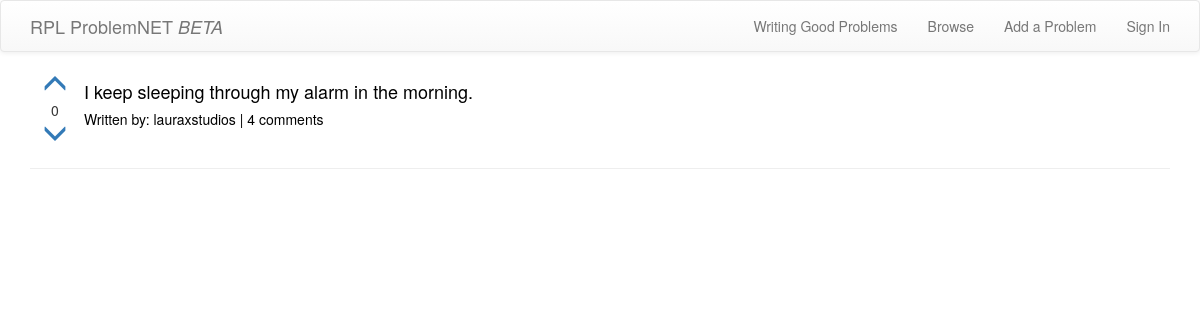
The app's page /browse/, older data.
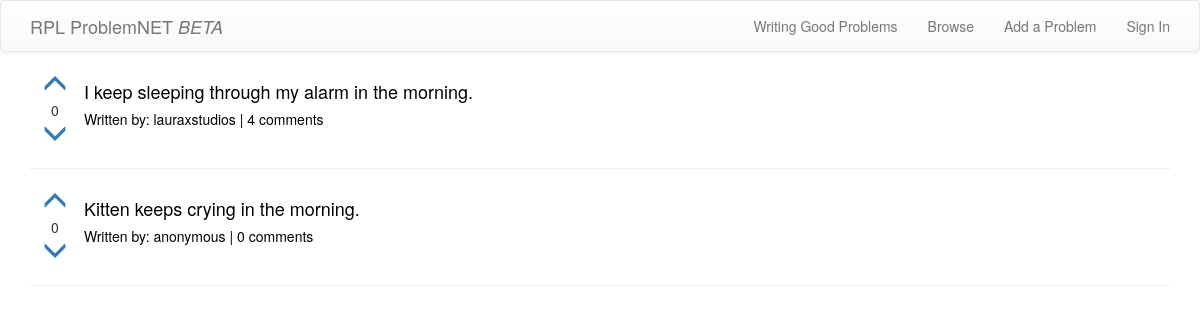
The same page, newer data.
### problems/models.py (models this page shows, shortened)
class Problem(models.Model):
    author = models.ForeignKey(User)
    anonymous_author = models.BooleanField(default=False)
    problem = models.ForeignKey('self',related_name='problems', null=True)
    root_requests = models.ManyToManyField(User, related_name='problem_why_requests')
    text = models.TextField()
    create_date = models.DateTimeField(default=timezone.now)
    upvotes = models.ManyToManyField(User, related_name='upvotes')
    downvotes = models.ManyToManyField(User, related_name='downvotes')
    def total_votes(self):
        return self.upvotes.count() - self.downvotes.count()

### problems/views.py (the view)
# urls.py: url(r'^browse/$', views.ProblemListView.as_view(), name='list'),
class ProblemListView(ListView):
    model = models.Problem
    context_object_name = 'problems'
    template_name = 'problems/problem_list.html'

### problems/templates/problems/problem_list.html
{% extends "sitewide/base.html" %}
{% block content %}
  {% for problem in problems%}
  <div class="problem_item">
    <div class="list_upvotediv">
      <a class = "{% if user in problem.upvotes.all %}voted{%endif%}" {% if user.is_authenticated %} href="{% url 'problems:listupvote' pk=problem.pk %}" {% else %} href="{% url "users:login" %}" {% endif %}>
        <div class="sub_upvotediv">
          <span class="glyphicon glyphicon-menu-up ticker"></span>
        </div>
      </a>
      <div class="sub_upvotediv">
        <span>{{problem.total_votes}}</span>
      </div>
      <a class = "{% if user in problem.downvotes.all %}voted{%endif%}" {% if user.is_authenticated %} href="{% url 'problems:listdownvote' pk=problem.pk %}" {% else %} href="{% url "users:login" %}" {% endif %}>
        <div class="sub_upvotediv">
          <span class="glyphicon glyphicon-menu-down ticker"></span>
        </div>
      </a>
    </div>
    <a class="problem_link" href="{% url 'problems:problem_detail' pk=problem.pk %}">
        <div class="list_problemdiv">
          <h4>{{problem.text}}</h4>
          <h5>Written by: {% if problem.anonymous_author %}anonymous{% else %}{{problem.author}}{%endif%} | {{problem.comments.count}} comments</h5>
        </div>
    </a>
  </div>
        <hr>
  {% endfor%}
{% endblock %}

Row changes from the older to the newer data that the page shows:
added Problem: total_votes "0", text "Kitten keeps crying in the morning.", anonymous_author "anonymous", comments.count "0"
